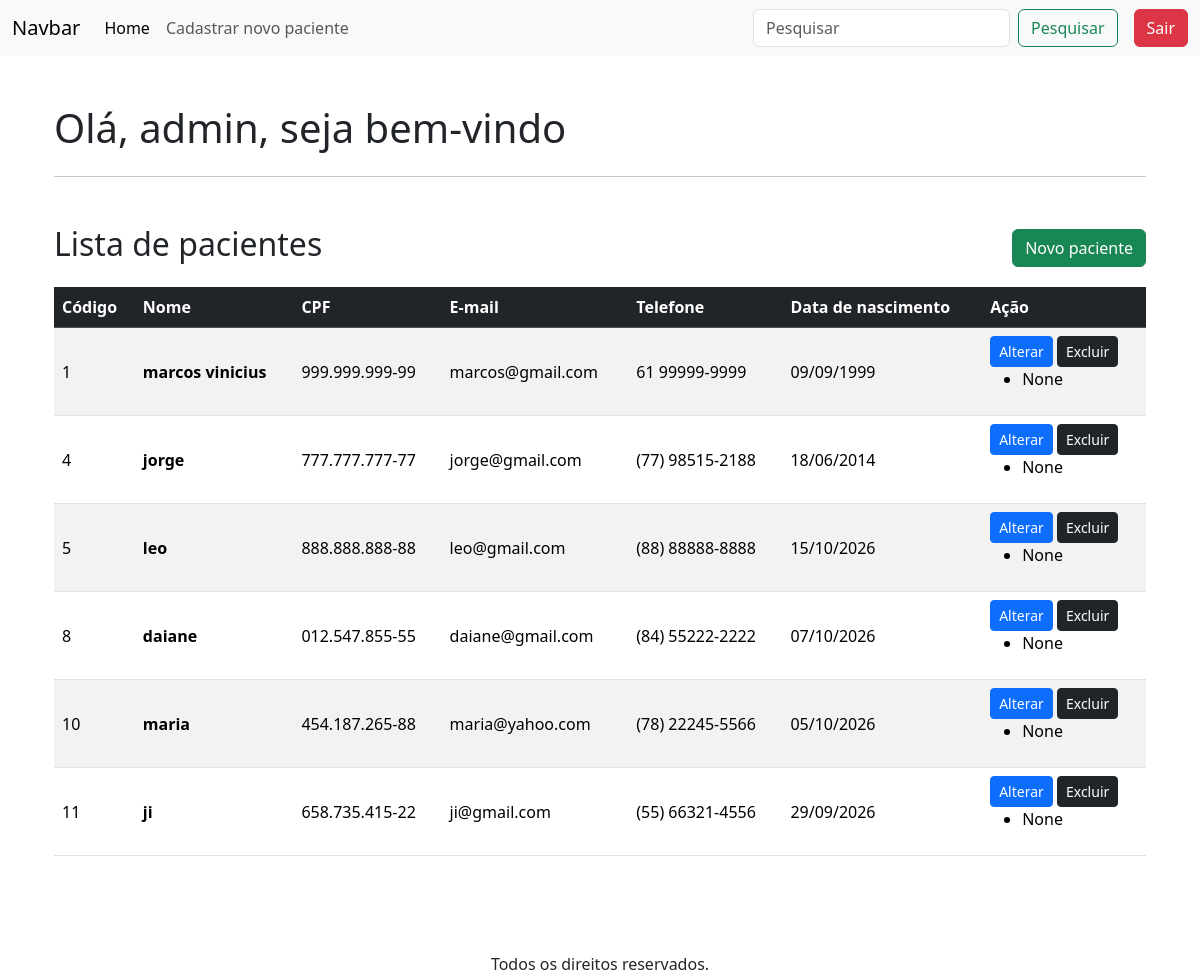
The app's page / (signed in) with its own data.
### apps/crud/models.py (models this page shows, shortened)
class Paciente(models.Model):
    codigo_paciente = models.AutoField(primary_key=True)
    nome = models.CharField(null=False, blank=False)
    cpf = models.CharField(max_length=14, unique=True, null=False, blank=False)
    email = models.EmailField(unique=True, null=False, blank=False)
    telefone = models.CharField(max_length=15, null=False, blank=False)
    data_nascimento = models.DateField(null=False, blank=False)
    sintomas = models.TextField(null=True, blank=True)

### apps/crud/views.py (the view)
# urls.py: path('', views.index, name='index'),
@login_required
def index(request):
    pacientes = Paciente.objects.all()
    return render(request, "index.html", {'pacientes':pacientes})

### apps/crud/templates/index.html (shortened to what this page needs)
{% extends 'base-crud.html' %}
{% block content %}
<div class="container">
    <div class="row mt-5">
        <div class="col-12">
            <h1>Olá, {{ user.username }}, seja bem-vindo</h1>
        </div>
    </div>
    <hr>
    <div class="row mt-5">
        <div class="col-12">
            <div class="d-flex justify-content-between align-items-center mb-3">
                <h2>Lista de pacientes</h2>
                <a href="{% url 'novo-paciente' %}" class="btn btn-success">
                    Novo paciente
                </a>
            </div>
            {% if pacientes %}
            <div class="table-responsive">
                <table class="table table-striped table-hover align-middle">
                    <thead class="table-dark">
                        <tr>
                            <th>Código</th>
                            <th>Nome</th>
                            <th>CPF</th>
                            <th>E-mail</th>
                            <th>Telefone</th>
                            <th>Data de nascimento</th>
                            <th>Ação</th>
                        </tr>
                    </thead>
                    <tbody>
                        {% for paciente in pacientes %}
                        <tr>
                            <td>{{ paciente.codigo_paciente }}</td>
                            <td>
                                <strong>{{ paciente.nome }}</strong>
                            </td>
                            <td>{{ paciente.cpf }}</td>
                            <td>{{ paciente.email }}</td>
                            <td>{{ paciente.telefone }}</td>
                            <td>
                                {{ paciente.data_nascimento|date:"d/m/Y" }}
                            </td>
                            <td>
                                <a href="{% url 'alterar_paciente' paciente.codigo_paciente %}"
                                    class="btn btn-sm btn-primary">
                                    Alterar
                                </a>
                                <a href="{% url 'excluir_paciente' paciente.codigo_paciente %}"
                                    class="btn btn-sm btn-dark"
                                    onclick="return confirm('Tem certeza que deseja excluir este paciente?');">
                                    Excluir
                                </a>
                                <ul>
                                    <li>
                                        {{ paciente.sintomas }}
                                    </li>
                                </ul>
                            </td>
                        </tr>
                        {% endfor %}
                    </tbody>
                </table>
            </div>
            {% else %}
            <div class="alert alert-info">
                Nenhum paciente cadastrado.
            </div>
            {% endif %}
        </div>
    </div>
</div>
{% endblock %}

### records on screen
Paciente: codigo_paciente "1", nome "marcos vinicius", cpf "999.999.999-99", email "marcos@gmail.com", telefone "61 99999-9999", data_nascimento "09/09/1999", sintomas "None"
Paciente: codigo_paciente "4", nome "jorge", cpf "777.777.777-77", email "jorge@gmail.com", telefone "(77) 98515-2188", data_nascimento "18/06/2014", sintomas "None"
Paciente: codigo_paciente "5", nome "leo", cpf "888.888.888-88", email "leo@gmail.com", telefone "(88) 88888-8888", data_nascimento "15/10/2026", sintomas "None"
Paciente: codigo_paciente "8", nome "daiane", cpf "012.547.855-55", email "daiane@gmail.com", telefone "(84) 55222-2222", data_nascimento "07/10/2026", sintomas "None"
Paciente: codigo_paciente "10", nome "maria", cpf "454.187.265-88", email "maria@yahoo.com", telefone "(78) 22245-5566", data_nascimento "05/10/2026", sintomas "None"
Paciente: codigo_paciente "11", nome "ji", cpf "658.735.415-22", email "ji@gmail.com", telefone "(55) 66321-4556", data_nascimento "29/09/2026", sintomas "None"

### other values on screen
{{ user.username }} "admin"
